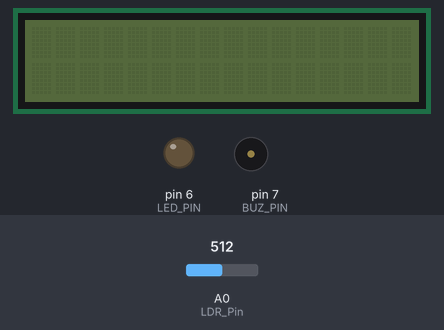
The sketch below on a simulated Arduino Uno, built with avr-gcc and run on an emulated ATmega328P. Shown: 16×2 character LCD, output pins drawn as LEDs (lit = HIGH), buzzer (waves = sounding). The test bench sets the inputs (shaded band); at power-on: A0 (LDR_Pin) = 512. Random numbers use the default seed unless the sketch sets one; pins used as bus, display or sensor lines are not drawn; what the sketch prints to the serial monitor is not drawn.

Above: at 1.2 s.
1.3 s: A0 (LDR_Pin) set to 465
2.9 s: A0 (LDR_Pin) set to 444
At 3.7 s:
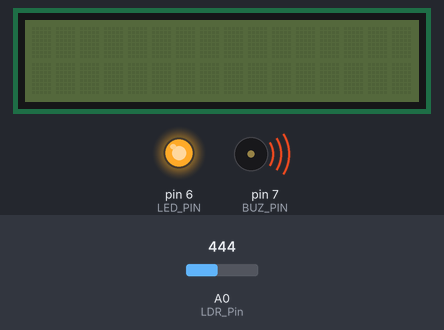
At 5.6 s:
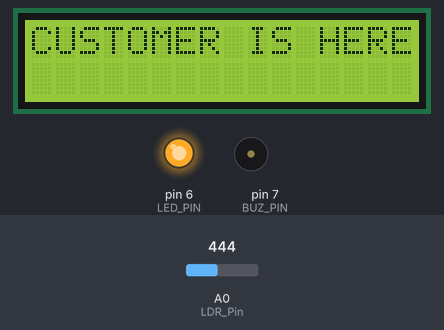
5.9 s: A0 (LDR_Pin) set to 511
At 10.0 s:
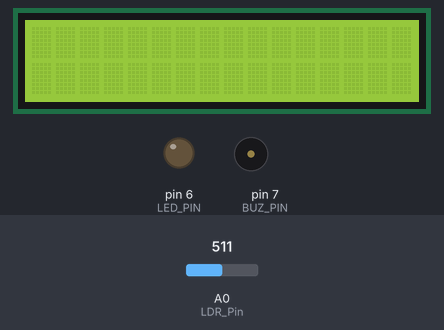
Timing chart, 0 to 11.5 s (numbered marks = the images above; inputs shaded):
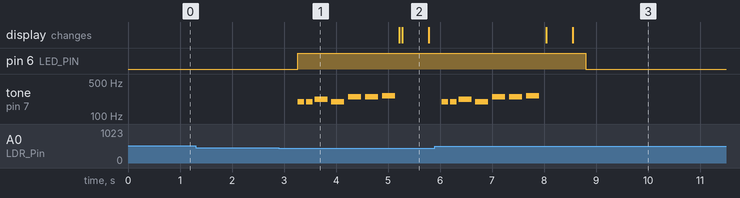

Measured:
- the behaviour switches between 459 and 458 on A0 (LDR_Pin) (found by bisection; images 0 and 1)
- after the input at 2.9 s, pin 6 (LED_PIN): LOW → HIGH after 0.36 s; tone on pin 7 (BUZ_PIN): plays 196 Hz for 0.13 s, 196 Hz for 0.13 s, 220 Hz for 0.25 s, 196 Hz for 0.25 s, 247 Hz for 0.25 s, 247 Hz for 0.25 s … (7 notes in this stretch), starting after 0.36 s
- after the input at 5.9 s, pin 6 (LED_PIN): HIGH → LOW after 2.9 s
- what the display in image 2 shows lasts 0.5 s, from 5.3 s to 5.8 s

The sketch:

ARDUINO_GROUP_POJECT__SHADOW_MOTION_SENSOR__.ino
```cpp
#include<LiquidCrystal.h>
const int LDR_Pin = A0;
const int BUZ_PIN = 7;
const int LED_PIN = 6;
LiquidCrystal lcd(8,9,10,11,12,13);

int state;

void setup() {
  Serial.begin(9600);
  pinMode(LDR_Pin, INPUT_PULLUP);  // Some PIR sensors are open-collector
  pinMode(BUZ_PIN, OUTPUT);
  pinMode(LED_PIN, OUTPUT);
  pinMode (9, OUTPUT);
  pinMode (10, OUTPUT);
  pinMode(11,OUTPUT);
}

void loop() {

  int SensorValue = analogRead(LDR_Pin); // read A0
  float Vout = SensorValue * 0.0048;
  Serial.println(Vout);
  delay(250);

   // Map the sensor value to LED brightness
  int brightness = map (SensorValue, 0, 1023, 0, 255);
  analogWrite(LED_PIN, brightness);

  int pot = analogRead(A0);
  pot = map (pot, 0, 1023, 0, 255);

  // Check the PIR sensor
  if (Vout < 2.2) {  // turn everything off
 // noTone(BUZ_PIN);Tone(BUZ_PIN);
  digitalWrite(LED_PIN,HIGH); // Fix the syntax error here

  analogWrite(9,(0,255));
  analogWrite(10,(0,255));
  analogWrite(11,(0,255));
  tone(7,196,125);
  delay(125*1.30);

  analogWrite(9,random(0,255));
  analogWrite(10,random(0,255));
  analogWrite(11,random(0,255));
  tone(7,196,125);
  delay(125*1.30);

  analogWrite(9,random(0,255));
  analogWrite(10,random(0,255));
  analogWrite(11,random(0,255));
  tone(7,220,250);
  delay(250*1.30);

  analogWrite(9,random(0,255));
  analogWrite(10,random(0,255));
  analogWrite(11,random(0,255));
  tone(7,196,250);
  delay(250*1.30);

  analogWrite(9,random(0,255));
  analogWrite(10,random(0,255));
  analogWrite(11,random(0,255));
  tone(7,247,250);
  delay(250*1.30);

  analogWrite(9,random(0,255));
  analogWrite(10,random(0,255));
  analogWrite(11,random(0,255));
  tone(7,247,250);
  delay(250*1.30);
  analogWrite(9,random(0,255));
  analogWrite(10,random(0,255));
  analogWrite(11,random(0,255));
  tone(7,262,250);
  delay(250*1.30);
  lcd.begin(16, 2);
  lcd.print("CUSTOMER IS HERE");
  lcd.setCursor(0, 1);
  lcd.noBlink();
  lcd.noAutoscroll();
  delay(500);
  lcd.clear();


  } else {
    noTone(BUZ_PIN);
    digitalWrite(LED_PIN, LOW);
  }
  analogWrite (9, pot);

  Serial.print("sensor value:");
  Serial.print(SensorValue);

}
```
